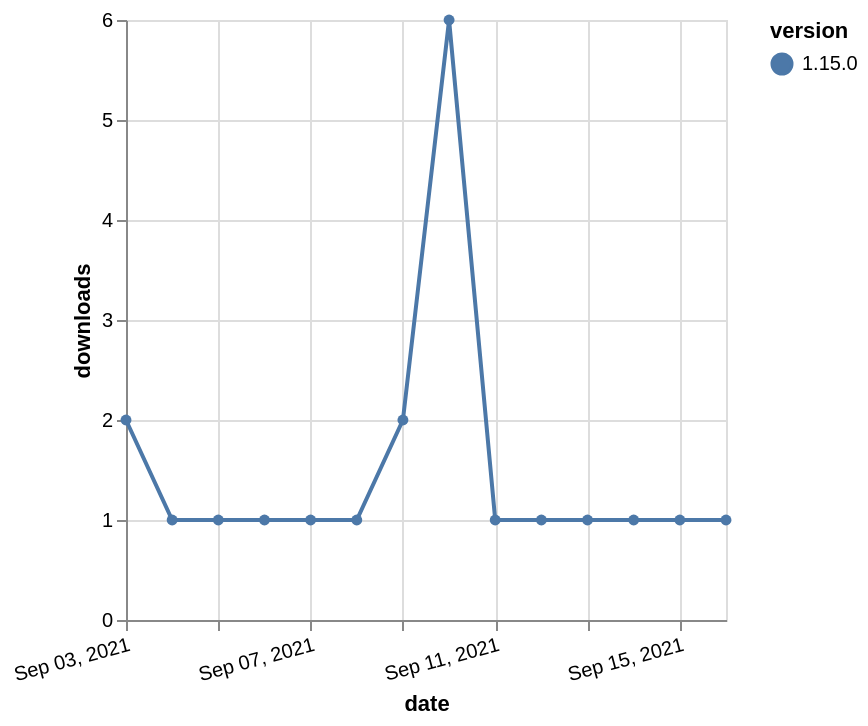

Vega-Lite specification stored for this chart:
### Vega-Lite specification from a JSON file in a GitHub repository (floating-point values rounded to 4 significant figures)
{"$schema": "https://vega.github.io/schema/vega-lite/v5.json", "description": "A simple bar chart with embedded data.", "data": {"values": [{"date": "2021-09-03", "total": 517, "delta": 2, "version": "1.15.0"}, {"date": "2021-09-04", "total": 518, "delta": 1, "version": "1.15.0"}, {"date": "2021-09-05", "total": 519, "delta": 1, "version": "1.15.0"}, {"date": "2021-09-06", "total": 520, "delta": 1, "version": "1.15.0"}, {"date": "2021-09-07", "total": 521, "delta": 1, "version": "1.15.0"}, {"date": "2021-09-08", "total": 522, "delta": 1, "version": "1.15.0"}, {"date": "2021-09-09", "total": 524, "delta": 2, "version": "1.15.0"}, {"date": "2021-09-10", "total": 530, "delta": 6, "version": "1.15.0"}, {"date": "2021-09-11", "total": 531, "delta": 1, "version": "1.15.0"}, {"date": "2021-09-12", "total": 532, "delta": 1, "version": "1.15.0"}, {"date": "2021-09-13", "total": 533, "delta": 1, "version": "1.15.0"}, {"date": "2021-09-14", "total": 534, "delta": 1, "version": "1.15.0"}, {"date": "2021-09-15", "total": 535, "delta": 1, "version": "1.15.0"}, {"date": "2021-09-16", "total": 536, "delta": 1, "version": "1.15.0"}]}, "width": "container", "mark": {"type": "line", "point": {"filled": true}}, "encoding": {"x": {"field": "date", "type": "temporal", "timeUnit": "yearmonthdate", "title": "date", "axis": {"labelAngle": -15}}, "y": {"field": "delta", "type": "quantitative", "title": "downloads"}, "color": {"field": "version", "type": "nominal"}, "tooltip": {"field": "delta"}}}
